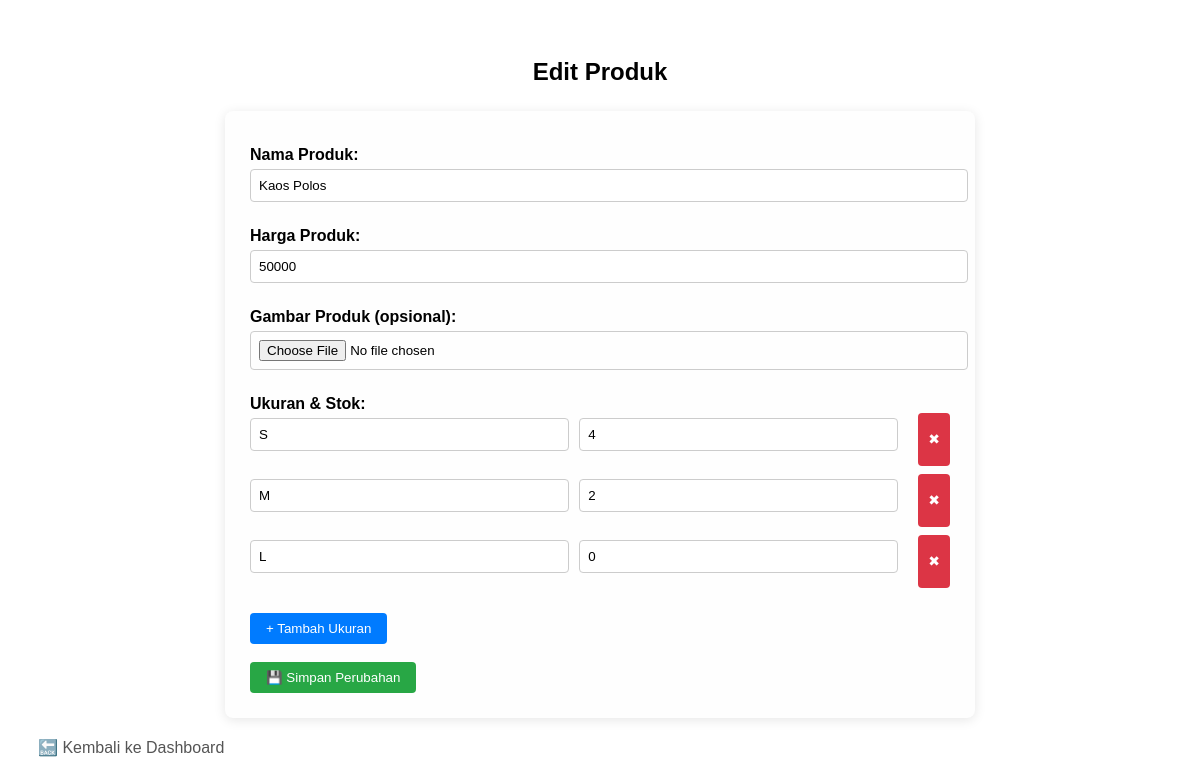
Screenshot of /admin/edit/1 with the database file from the repository.
### models.py (models this page shows)
class Product(db.Model):
    __tablename__ = 'product'
    id = db.Column(db.Integer, primary_key=True)
    name = db.Column(db.String(100), nullable=False)
    image = db.Column(db.String(200), nullable=False)
    price = db.Column(db.Integer, nullable=False)
    sizes = db.relationship('ProductSize', backref='product', lazy=True, cascade="all, delete-orphan")

class ProductSize(db.Model):
    __tablename__ = 'product_size'
    id = db.Column(db.Integer, primary_key=True)
    size = db.Column(db.String(10), nullable=False)
    stock = db.Column(db.Integer, nullable=False)
    product_id = db.Column(db.Integer, db.ForeignKey('product.id'), nullable=False)

### app.py (the view, shortened to what this page needs)
@app.route('/admin/edit/<int:product_id>', methods=['GET', 'POST'])
def edit_product(product_id):
    product = Product.query.get_or_404(product_id)
    return render_template('edit_product.html', product=product)

### templates/edit_product.html (shortened to what this page needs)
<!DOCTYPE html>
<html lang="id">
<head>
</head>
<body>
    <h2>Edit Produk</h2>
    <form method="POST" enctype="multipart/form-data">
        <label>Nama Produk:</label>
        <input type="text" name="name" value="{{ product.name }}" required>
        <label>Harga Produk:</label>
        <input type="number" name="price" value="{{ product.price }}" required>
        <label>Gambar Produk (opsional):</label>
        <input type="file" name="image">
        <label>Ukuran & Stok:</label>
        <div class="size-stock-container" id="sizeStockContainer">
            {% for size in product.sizes %}
            <div class="size-stock-group">
                <input type="text" name="size[]" value="{{ size.size }}" placeholder="Ukuran" required>
                <input type="number" name="stock[]" value="{{ size.stock }}" placeholder="Stok" required>
                <button type="button" class="remove-btn" onclick="removeRow(this)">✖</button>
            </div>
            {% endfor %}
        </div>
        <button type="button" class="add-btn" onclick="addSizeStock()">+ Tambah Ukuran</button><br><br>
        <button type="submit">💾 Simpan Perubahan</button>
    </form>
    <a href="{{ url_for('admin_dashboard') }}">🔙 Kembali ke Dashboard</a>
</body>
</html>

### templates/edit_product.html (style rules this page uses)
body { font-family: Arial, sans-serif; padding: 30px; }
form { max-width: 700px; margin: auto; background: #fefefe; padding: 25px; border-radius: 8px; box-shadow: 0 2px 12px rgba(0,0,0,0.1); }
h2 { text-align: center; margin-bottom: 25px; }
label { font-weight: bold; display: block; margin-top: 10px; }
input[type="text"], input[type="number"], input[type="file"] { width: 100%; padding: 8px; margin-top: 5px; margin-bottom: 15px; border: 1px solid #ccc; border-radius: 4px; }
.size-stock-container { margin-bottom: 15px; }
.size-stock-group { display: flex; gap: 10px; margin-bottom: 8px; }
.size-stock-group input { flex: 1; }
button, .add-btn { background-color: #28a745; color: white; padding: 8px 16px; border: none; border-radius: 4px; cursor: pointer; }
.add-btn { background-color: #007bff; margin-top: 10px; }
.remove-btn { background-color: #dc3545; padding: 5px 10px; border: none; color: white; font-size: 14px; margin-left: 10px; cursor: pointer; }
a { display: inline-block; margin-top: 20px; text-align: center; text-decoration: none; color: #555; }

### rows the page displays
Product: name "Kaos Polos", price "50000"
ProductSize: size "S", stock "4"
ProductSize: size "M", stock "2"
ProductSize: size "L", stock "0"
